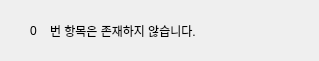
<?xml version="1.0" encoding="UTF-8"?>
<ui version="4.0">
 <class>Form</class>
 <widget class="QWidget" name="Form">
  <property name="geometry">
   <rect>
    <x>0</x>
    <y>0</y>
    <width>319</width>
    <height>61</height>
   </rect>
  </property>
  <property name="windowTitle">
   <string>Delete_OUTPUT</string>
  </property>
  <widget class="QLabel" name="DelNumber">
   <property name="geometry">
    <rect>
     <x>30</x>
     <y>20</y>
     <width>16</width>
     <height>21</height>
    </rect>
   </property>
   <property name="text">
    <string>0</string>
   </property>
  </widget>
  <widget class="QLabel" name="label">
   <property name="geometry">
    <rect>
     <x>50</x>
     <y>20</y>
     <width>191</width>
     <height>21</height>
    </rect>
   </property>
   <property name="text">
    <string>번 항목은 존재하지 않습니다.</string>
   </property>
  </widget>
 </widget>
 <resources/>
 <connections/>
</ui>
